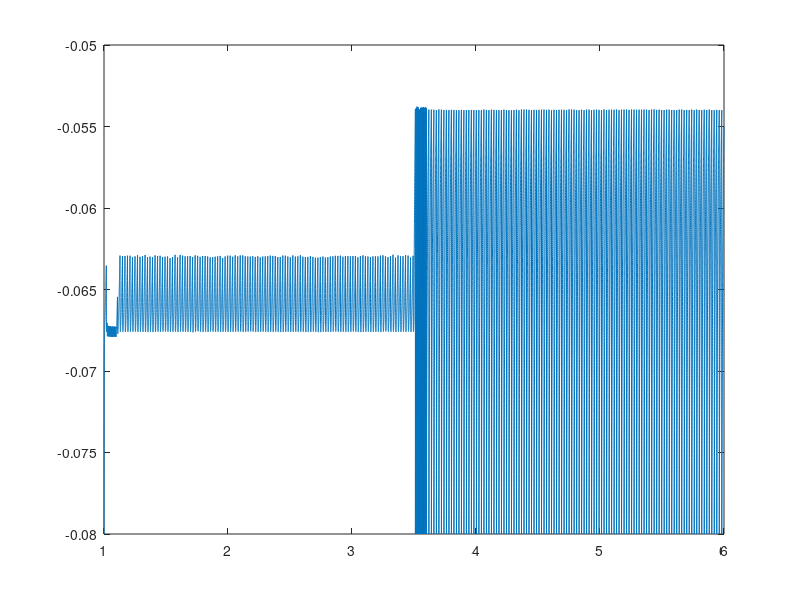

The MATLAB source for this figure:
% A(i)
C = 1e-9;
R = 10e6;
E = -70e-3;%V
Vth = -54e-3;%V
Vreset = -80e-3; %V
tsyn = 10e-3; %s
pR = 1;
Ibase = 2e-9;%A
G12 = 1e-6; %S
G21 = 1e-6; %S
dt = 0.1e-3; %s
Erev12 = -70e-3; %V
Erev21 = -70e-3; %V

% A(ii)
t = 1:dt:6;

%add the extra applied current to the two vectors
I1app = Ibase * ones(1, length(t));
I1app(1:100e-3/dt) = Ibase+3e-9;

I2app = Ibase*ones(1, length(t));
I2app(round(length(t)/2) : round(length(t)/2+(100e-3/dt))) = Ibase + 3e-9;

%set D1 and D2 as one
D1 = ones(1, length(t));
D2 = ones(1, length(t));


V1 = Vreset*ones(1, length(t));
V2 = Vreset*ones(1, length(t));

s1 = ones(1, length(t));
s2 = ones(1, length(t));

delta = 5e-11; %noise


for i = 2:length(t)

    if V1(i-1)> Vth
        V1(i) = Vreset;
        s1(i) = s1(i-1) + pR*D1(i-1)*(1-s1(i-1));
    else
        ds1 = -s1(i-1)/tsyn*dt;
        s1(i) = s1(i-1)+ds1;

        dV1 = (E-V1(i-1))/R + G21*s2(i-1)*(Erev21 - V1(i-1))+I1app(i-1)+delta*randn;

      
        V1(i) = V1(i-1)+ dV1*dt/C;
    end

    if V2(i-1)> Vth
        V2(i) = Vreset;
        s2(i) = s2(i-1) + pR*D1(i-1)*(1-s2(i-1));
    else
        ds2 = -s2(i-1)/tsyn*dt;
        s2(i) = s2(i-1)+ds2;

        dV2 = (E-V2(i-1))/R + G12*s1(i-1)*(Erev12 - V2(i-1)) + I2app(i-1)+delta*randn;
        V2(i) = V2(i-1)+ dV2*dt/C;
    end

end


plot(t, V2);



